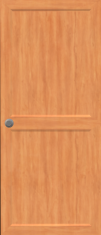
#> input picture door.png, 101 x 235 px, given in place of the camera
$ python 'draw img.py'
#> lines starting #> are read from the running program, lines starting #| are printed output that depends on the picture; after the words box and inside, x2 and y2 are one past the last pixel; in counts of white or black regions, pixels touching at a corner belong together
import cv2
import numpy as np

cap = cv2.VideoCapture(0)

while 1:
    ret, img = cap.read()
#> img is the input picture: shape (235, 101, 3); mean B, G, R 89.9, 144.6, 221.8

    gray = cv2.cvtColor(img, cv2.COLOR_BGR2RGBA)

    median = cv2.medianBlur(gray, 3)

    canny = cv2.Canny(median, 100, 200)
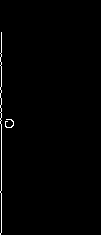
#> canny: shape (235, 101); 0.99% white in thin lines or dots, all inside (x1, y1, x2, y2) = (0, 32, 14, 235)

    points = np.argwhere(canny > 0)
#> points = 235 pairs, first value 32 to 234, second value 0 to 13

    center, radius = cv2.minEnclosingCircle(points)
#> center = (133, 0.5); radius = 101

    cv2.imshow("canny", canny)

    k = cv2.waitKey(30) & 0xff
#> (key Esc is pressed here)
    if k == 27:
        break

cap.release()
cv2.destroyAllWindows()
